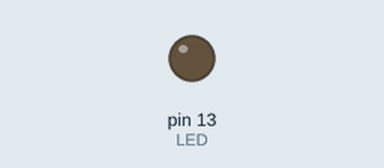
This sketch was run on a simulated Arduino Uno, built with avr-gcc and run on an emulated ATmega328P. On the bench: output pins drawn as LEDs (lit = HIGH). Random numbers use the default seed unless the sketch sets one.

Above: at 0.45 s.
Timing chart, 0 to 40.0 s (numbered marks = the images above):
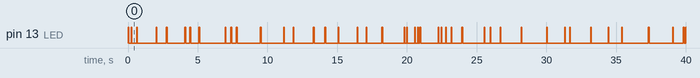

The sketch:

RandomBlink.ino
```cpp
const int LED = 13;
const int MIN_DELAY = 100;
const int MAX_DELAY = 2000;
const int ON_FOR = 50;

void setup()
{
  Serial.begin(9600);
  //Serial.println("Setting Up");
  pinMode(LED,OUTPUT);
  randomSeed(analogRead(0));
  //Serial.println("Setup complete");
}

void loop() {
  int myDelay = getDelay();
  flip(ON_FOR,true);
  flip(myDelay,false);
}

void flip(int myDelay,boolean level) {
  //Serial.println(myDelay);
  if (level) {
    digitalWrite(LED, HIGH);   // turn the LED on (HIGH is the voltage level)
  } else {
    digitalWrite(LED, LOW);
  }
  delay(myDelay);              // wait for a second
}

int getDelay() {
  return random(MIN_DELAY,MAX_DELAY);
}
```
